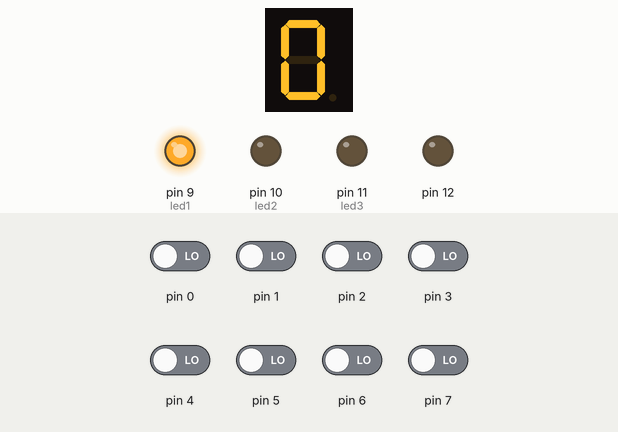
This sketch was run on a simulated Arduino Uno, built with avr-gcc and run on an emulated ATmega328P. Parts: 1-digit seven-segment display, output pins drawn as LEDs (lit = HIGH). Wiring (inferred from the names in the program): 1-digit 7-segment display, segments lit when HIGH: segments pin 14, pin 15, pin 16, pin 17, pin 18, pin 19, pin 8. The test bench sets the inputs (shaded band); at power-on: pin 0–7 LOW. The segment pins are drawn as the display they are named for; pins used as bus, display or sensor lines are not drawn.

Above: at 1.2 s.
1.3 s: pin 0 driven HIGH and pin 1 driven HIGH and pin 2 driven HIGH and pin 3 driven HIGH and pin 4 driven HIGH
At 2.6 s:
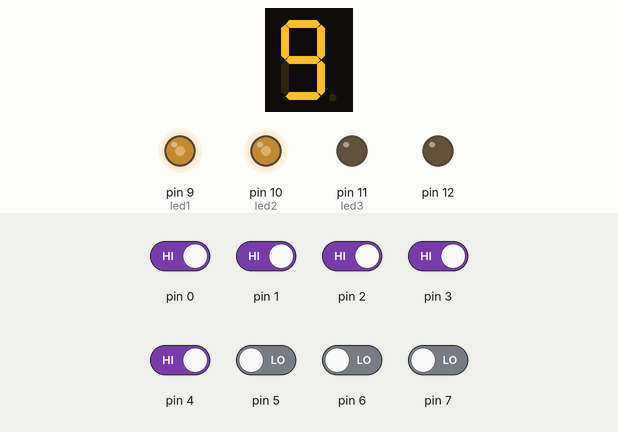
2.9 s: pin 3 driven LOW
At 3.5 s:
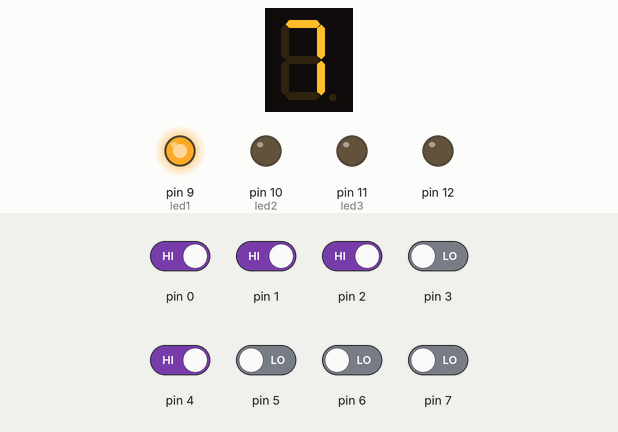
4.4 s: pin 5 driven HIGH
At 5.4 s:
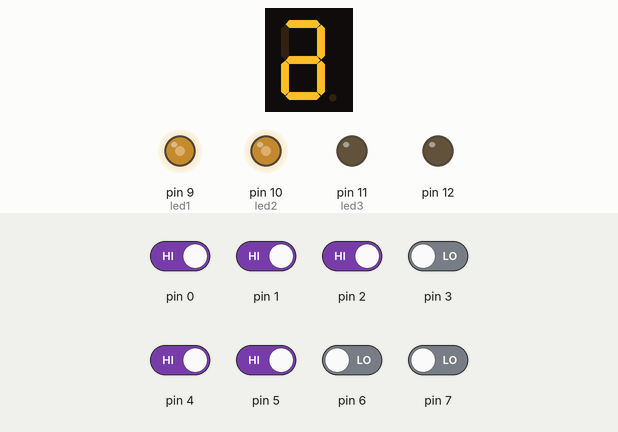
5.9 s: pin 2 driven LOW
At 7.0 s:
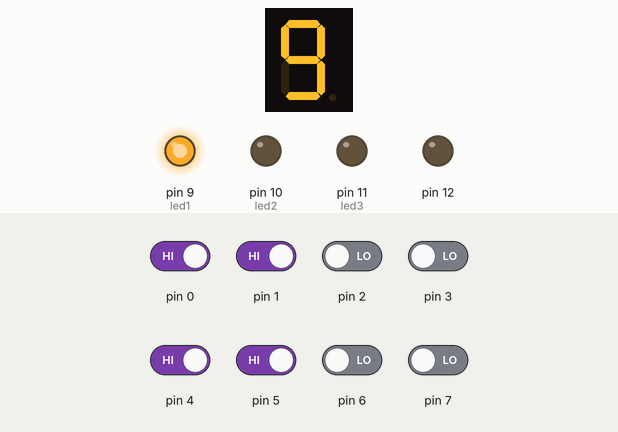
7.4 s: pin 7 driven HIGH
At 8.6 s:
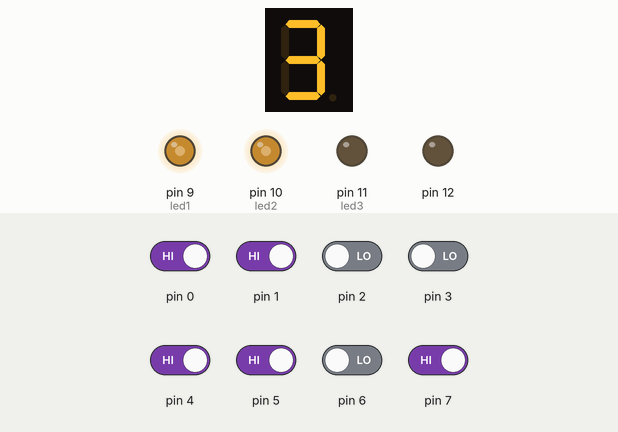
8.9 s: pin 3 driven HIGH
At 9.06 s:
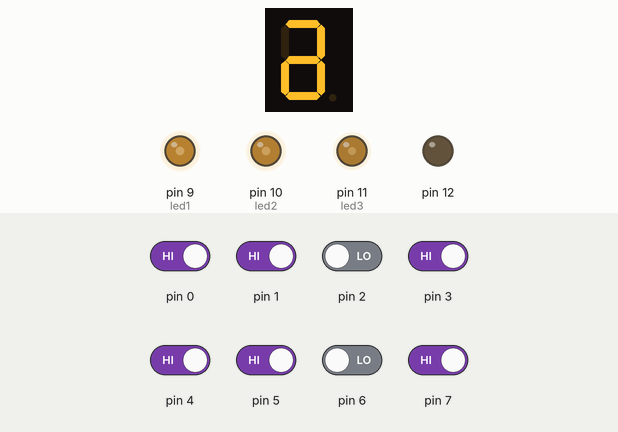
Timing chart, 0 to 11.5 s (numbered marks = the images above; inputs shaded):
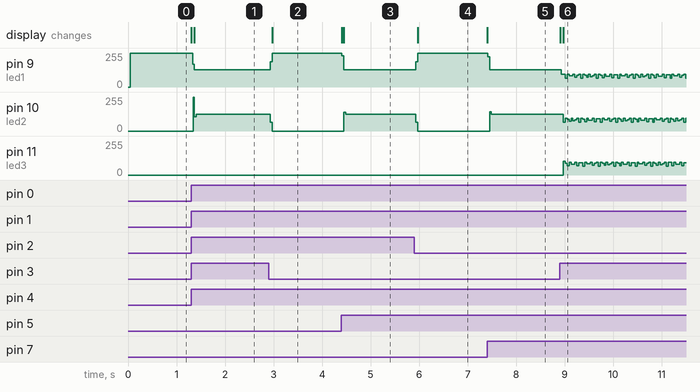

Measured:
- after the input at 1.3 s, pin 9 (led1): 253/255 → 129/255 at once; pin 10 (led2): 0/255 → 125/255 after 0.05 s; the display: first changes at once (image 1 shows a later state)
- after the input at 2.9 s, pin 9 (led1): 129/255 → 252/255 at once; pin 10 (led2): 125/255 → 0/255 at once; the display: changes after 0.07 s (image 2)
- after the input at 4.4 s, pin 9 (led1): 252/255 → 129/255 at once; pin 10 (led2): 0/255 → 125/255 after 0.05 s; the display: first changes at once (image 3 shows a later state)
- after the input at 5.9 s, pin 9 (led1): 129/255 → 252/255 at once; pin 10 (led2): 125/255 → 0/255 at once; the display: changes after 0.07 s (image 4)
- after the input at 7.4 s, pin 9 (led1): 252/255 → 129/255 at once; pin 10 (led2): 0/255 → 125/255 after 0.05 s; the display: changes at once (image 5)
- after the input at 8.9 s, the display: first changes at once (image 6 shows a later state)

The sketch:

Checkpoint1.ino
```cpp
const int segmentA = 14;
const int segmentB = 15;
const int segmentC = 16;
const int segmentD = 17;
const int segmentE = 18;
const int segmentF = 19;
const int segmentG = 8;
const int led1 = 9;
const int led2 = 10;
const int led3 = 11;
const int led4 = 12;

const int sw0 = 0;
const int sw7 = 7;

void display_0()
{
  digitalWrite(segmentA, HIGH);   digitalWrite(segmentB, HIGH);
  digitalWrite(segmentC, HIGH);   digitalWrite(segmentD, HIGH);
  digitalWrite(segmentE, HIGH);   digitalWrite(segmentF, HIGH);
  digitalWrite(segmentG, LOW);
}

void display_1()
{
  digitalWrite(segmentA, LOW);    digitalWrite(segmentB, HIGH);
  digitalWrite(segmentC, HIGH);   digitalWrite(segmentD, LOW);
  digitalWrite(segmentE, LOW);    digitalWrite(segmentF, LOW);
  digitalWrite(segmentG, LOW);
}

void display_2()
{
  digitalWrite(segmentA, HIGH);   digitalWrite(segmentB, HIGH);
  digitalWrite(segmentC, LOW);    digitalWrite(segmentD, HIGH);
  digitalWrite(segmentE, HIGH);   digitalWrite(segmentF, LOW);
  digitalWrite(segmentG, HIGH);
}

void display_3()
{
  digitalWrite(segmentA, HIGH);   digitalWrite(segmentB, HIGH);
  digitalWrite(segmentC, HIGH);   digitalWrite(segmentD, HIGH);
  digitalWrite(segmentE, LOW);    digitalWrite(segmentF, LOW);
  digitalWrite(segmentG, HIGH);
}

void display_4()
{
  digitalWrite(segmentA, LOW);    digitalWrite(segmentB, HIGH);
  digitalWrite(segmentC, HIGH);   digitalWrite(segmentD, LOW);
  digitalWrite(segmentE, LOW);    digitalWrite(segmentF, HIGH);
  digitalWrite(segmentG, HIGH);
}

void display_5()
{
  digitalWrite(segmentA, HIGH);   digitalWrite(segmentB, LOW);
  digitalWrite(segmentC, HIGH);   digitalWrite(segmentD, HIGH);
  digitalWrite(segmentE, LOW);    digitalWrite(segmentF, HIGH);
  digitalWrite(segmentG, HIGH);
}

void display_6()
{
  digitalWrite(segmentA, HIGH);   digitalWrite(segmentB, LOW);
  digitalWrite(segmentC, HIGH);   digitalWrite(segmentD, HIGH);
  digitalWrite(segmentE, HIGH);   digitalWrite(segmentF, HIGH);
  digitalWrite(segmentG, HIGH);
}

void display_7()
{
  digitalWrite(segmentA, HIGH);   digitalWrite(segmentB, HIGH);
  digitalWrite(segmentC, HIGH);   digitalWrite(segmentD, LOW);
  digitalWrite(segmentE, LOW);    digitalWrite(segmentF, LOW);
  digitalWrite(segmentG, LOW);
}

void display_8()
{
  digitalWrite(segmentA, HIGH);   digitalWrite(segmentB, HIGH);
  digitalWrite(segmentC, HIGH);   digitalWrite(segmentD, HIGH);
  digitalWrite(segmentE, HIGH);   digitalWrite(segmentF, HIGH);
  digitalWrite(segmentG, HIGH);
}

void display_9()
{
  digitalWrite(segmentA, HIGH);   digitalWrite(segmentB, HIGH);
  digitalWrite(segmentC, HIGH);   digitalWrite(segmentD, HIGH);
  digitalWrite(segmentE, LOW);    digitalWrite(segmentF, HIGH);
  digitalWrite(segmentG, HIGH);
}

int readSwitch1()
{
  int sw1_input;
  sw1_input = 0;
  for(int i=0; i<=4; i++)
  {
    switch(i)
    {
     case 0: sw1_input += digitalRead(i) * 1; break;
     case 1: sw1_input += digitalRead(i) * 2; break;
     case 2: sw1_input += digitalRead(i) * 4; break;
     case 3: sw1_input += digitalRead(i) * 8; break;
    }
  }
  return sw1_input;
}

int readSwitch2()
{
  int sw2_input;
  sw2_input = 0;
  for(int i=4; i<=8; i++)
  {
    switch(i - 4)
    {
      case 0: sw2_input += digitalRead(i) * 1; break;
      case 1: sw2_input += digitalRead(i) * 2; break;
      case 2: sw2_input += digitalRead(i) * 4; break;
      case 3: sw2_input += digitalRead(i) * 8; break;
    }
  }
  return sw2_input;
}

void display7Segment(int value)
{
  switch(value)
  {
    case 0: display_0(); break;
    case 1: display_1(); break;
    case 2: display_2(); break;
    case 3: display_3(); break;
    case 4: display_4(); break;
    case 5: display_5(); break;
    case 6: display_6(); break;
    case 7: display_7(); break;
    case 8: display_8(); break;
    case 9: display_9(); break;
  }
}
void setup() {

  for (int i=sw0; i <= sw7; i++)
  {
    pinMode(i, INPUT);
  }
  for (int i=segmentA; i<=segmentF; i++)
  {
    pinMode(i, OUTPUT);
  }
  pinMode(segmentG, OUTPUT);

  for (int i=led1; i<=led4; i++)
  {
    pinMode(i, OUTPUT);
  }
}

void loop() {

  int sw1, sw2;
  int count;
  sw1 = readSwitch1();
  sw2 = readSwitch2();
  count = sw1 * sw2;
  digitalWrite(led1, HIGH);
  display7Segment(count%10);
  delay(5);
  digitalWrite(led1, LOW);
  if(count >= 10)
  {
    digitalWrite(led2, HIGH);
    display7Segment((count/10)%10);
    delay(5);
    digitalWrite(led2, LOW);
  }
  if(count >= 100)
  {
    digitalWrite(led3, HIGH);
    display7Segment((count/100));
    delay(5);
    digitalWrite(led3, LOW);
  }

}
```
